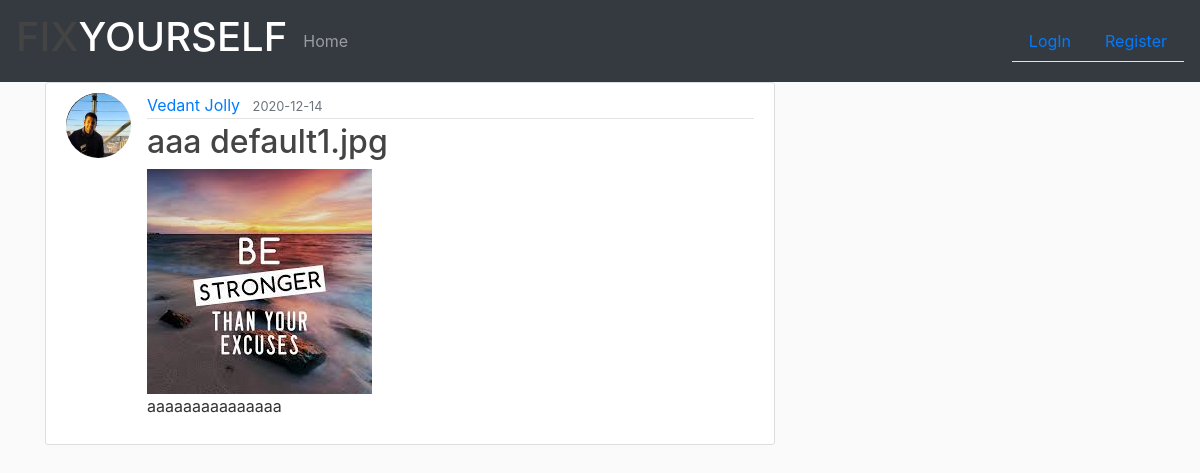
The app's page /post/4 with its own data.
### se_hackethon_project/models.py (models this page shows, shortened)
class User(db.Model,UserMixin):
    id = db.Column(db.Integer,primary_key=True)
    name = db.Column(db.String(20),nullable=False)
    email = db.Column(db.String(120),unique=True,nullable=False)
    image_file = db.Column(db.String(20),nullable=False,default = 'default.jpg')
    password = db.Column(db.String(60),nullable=False)
    posts = db.relationship('Post', backref='author', lazy=True)
    feedbacks = db.relationship('Feedback',backref='customer',lazy=True)

class Post(db.Model):
    id = db.Column(db.Integer,primary_key = True)
    title = db.Column(db.String(100),nullable = False)
    date_posted = db.Column(db.DateTime,nullable = False,default = datetime.utcnow)
    content = db.Column(db.Text,nullable=False)
    image_file = db.Column(db.String(20),nullable=False,default = 'default1.jpg')
    user_id = db.Column(db.Integer, db.ForeignKey('user.id'), nullable=False)

### se_hackethon_project/routes.py (the view)
@app.route("/post/<int:post_id>")
def post(post_id):
    post = Post.query.get_or_404(post_id)
    return render_template('post.html', title=post.title, post=post)

### se_hackethon_project/templates/post.html (shortened to what this page needs)
{% extends 'layout.html' %}
{% block content %}
  <article class="media content-section">
    <img class="rounded-circle article-img" src="{{ url_for('static',filename = 'profile_pics/' + post.author.image_file) }}">
    <div class="media-body">
      <div class="article-metadata">
        <a class="mr-2" href="{{ url_for('user_posts',username=post.author.name) }}">{{ post.author.name }}</a>
        <small class="text-muted">{{ post.date_posted.strftime("%Y-%m-%d") }}</small>
      </div>
      <h2 class="article-title">{{ post.title }} {{post.image_file}}</h2>
      <img src="{{ url_for('static',filename = 'profile_pics/' + post.image_file) }}" alt="Post Picture">
      <p class="article-content">{{ post.content }}</p>
    </div>
  </article>
{% endblock content %}

### se_hackethon_project/static/main.css (style rules this page uses)
body { background: #fafafa; color: #333333; }
h1, h2, h3, h4, h5, h6 { color: #444444; }
.content-section { background: #ffffff; padding: 10px 20px; border: 1px solid #dddddd; border-radius: 3px; margin-bottom: 20px; }
.article-title { color: #444444; }
.article-content { white-space: pre-line; }
.article-img { height: 65px; width: 65px; margin-right: 16px; }
.article-metadata { padding-bottom: 1px; margin-bottom: 4px; border-bottom: 1px solid #e3e3e3 }

### records on screen
User: image_file (picture), author.name "Vedant Jolly"
Post: date_posted "2020-12-14", title "aaa", image_file "default1.jpg", image_file (placeholder picture), content "aaaaaaaaaaaaaaa"
